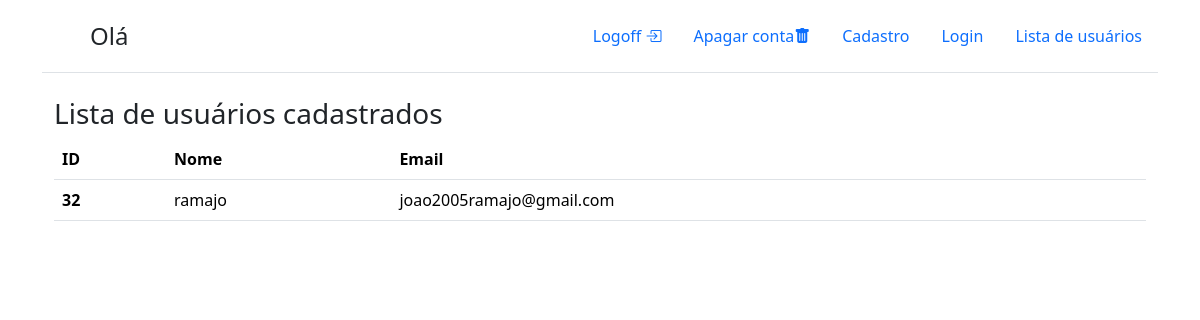
The page /src/views/lista.php (signed in) on the database its author committed.
### tables this page shows
CREATE TABLE user(
    id INTEGER PRIMARY KEY AUTOINCREMENT,
    nome TEXT NOT NULL, 
    email TEXT NOT NULL UNIQUE,
    senha TEXT NOT NULL
);

### src/classes/rdg/UserGateway.php (called while the page is built, shortened)
<?php
class UserGateway
{
    private static $conn;
    private $data;
    public function __set($prop, $value)
    {
        $this->data[$prop] = $value;
    }
    public function __get($prop)
    {
        return $this->data[$prop];
    }
    public static function setConnection(PDO $conn)
    {
        self::$conn = $conn;
    }
    public static function all(){
        $sql = "SELECT * FROM user";
        $result = self::$conn->query($sql);
        return $result->fetchAll(PDO::FETCH_CLASS, __CLASS__);
    }
}

### src/views/lista.php (the view, shortened to what this page needs)
<!doctype html>
<html lang="pt-BR">
<head>
    <link href="https://cdn.jsdelivr.net/npm/bootstrap@5.3.5/dist/css/bootstrap.min.css" rel="stylesheet">
    <link rel="stylesheet" href="https://cdn.jsdelivr.net/npm/bootstrap-icons@1.11.1/font/bootstrap-icons.css">
</head>
<?php
require_once '../classes/rdg/UserGateway.php';
try {
    $users = UserGateway::all();
} catch (Exception $e) {
    echo $e->getMessage();
}
?>
<body>
    <div class="container">
        <header class="d-flex flex-wrap justify-content-center py-3 mb-4 border-bottom">
            <a href="./index.php" class="d-flex align-items-center mb-3 mb-md-0 me-md-auto text-dark text-decoration-none">
                <svg class="bi me-2" width="40" height="32">
                    <use xlink:href="#bootstrap" />
                </svg>
                <?php
                if (isset($_SESSION['id'])) {
                    echo "<span class='fs-4'>Olá " . $user->nome  . "</span>";
                } else {
                    echo "<span class='fs-4'>Faça login para ver suas informações</span";
                }
                ?>
            </a>
            <ul class="nav nav-pills">
                <?php
                if (isset($_SESSION['id'])) {
                    echo "
                        <li class='nav-item'>
                            <a href='../services/processar_logout.php' class='nav-link'>
                                Logoff <i class='bi bi-box-arrow-in-right'></i>
                            </a>
                        </li>
                        <li class='nav-item'>
                            <a href='./login.php' class='nav-link'>
                                Apagar conta<i class='bi bi-trash-fill'></i>
                            </a>
                        </li>";
                }
                ?>
                <li class="nav-item">
                    <a href="./index.php" class="nav-link">
                        Cadastro
                    </a>
                </li>
                <li class="nav-item">
                    <a href="./login.php" class="nav-link">
                        Login
                    </a>
                </li>
                <li class="nav-item">
                    <a href="./lista.php" class="nav-link">
                        Lista de usuários
                    </a>
                </li>
            </ul>
        </header>
        <div class="container">
            <h2 class="fs-3">Lista de usuários cadastrados </h2>
            <table class="table">
                <thead>
                    <tr>
                        <th scope="col">ID</th>
                        <th scope="col">Nome</th>
                        <th scope="col">Email</th>
                    </tr>
                </thead>
                <tbody>
                    <?php
                    if ($users) {
                        foreach ($users as $user) {
                            echo "
                            <tr>
                                <th scope='row'>{$user->id}</th>
                                <td>{$user->nome}</td>
                                <td>{$user->email}</td>
                            </tr>";
                        }
                    }else{
                        echo "<p class='alert alert-warning w-75 mx-auto'>Sem usuários para visualizar</p>";
                    }
                    ?>
                </tbody>
            </table>
        </div>
    </div>
</body>
</html>

### rows shown on the page
user: id "32", nome "ramajo", email "joao2005ramajo@gmail.com"
